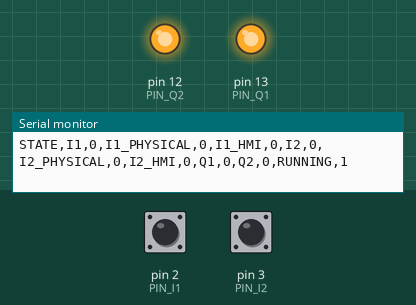
Recording of a sketch running on a simulated Arduino Uno, built with avr-gcc and run on an emulated ATmega328P. On the bench: output pins drawn as LEDs (lit = HIGH), the last lines printed to the serial monitor. Inputs (shaded band) come from the test bench; at power-on: pin 2 (PIN_I1) HIGH, pin 3 (PIN_I2) HIGH.

Above: at 1.2 s.
1.3 s: pin 2 (PIN_I1) pulled LOW for 0.15 s
At 1.38 s:
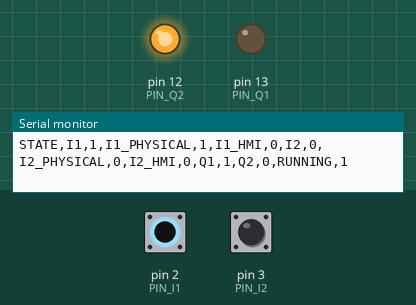
2.9 s: pin 3 (PIN_I2) pulled LOW for 0.15 s
At 2.98 s:
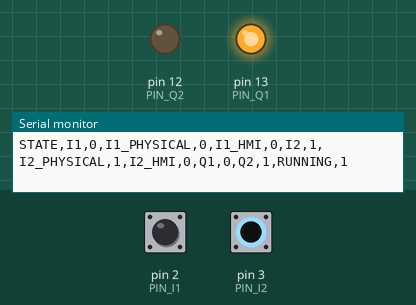
7.5 s: pin 2 (PIN_I1) pulled LOW for 3.2 s
At 7.9 s:
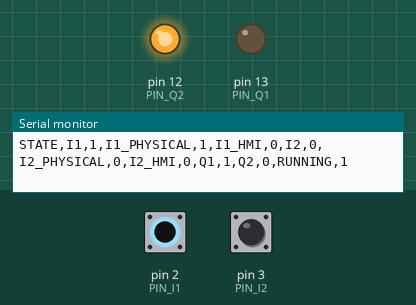
12.2 s: pin 3 (PIN_I2) pulled LOW for 1 s
At 14.4 s:
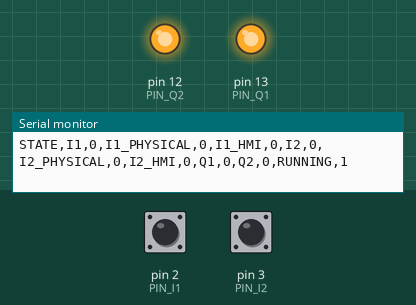
Timing chart, 0 to 15.9 s (numbered marks = the images above; inputs shaded):
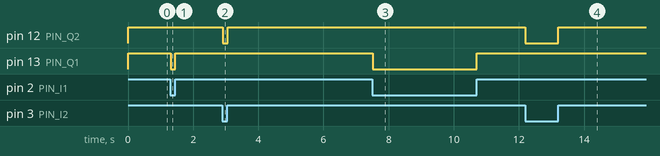

Measured:
- after the input at 1.3 s, pin 13 (PIN_Q1): HIGH → LOW at once, → HIGH 0.15 s later
- after the input at 2.9 s, pin 12 (PIN_Q2): HIGH → LOW at once, → HIGH 0.15 s later
- after the input at 7.5 s, pin 13 (PIN_Q1): HIGH → LOW at once, → HIGH 3.2 s later
- after the input at 12.2 s, pin 12 (PIN_Q2): HIGH → LOW at once, → HIGH 1.0 s later

The sketch:

PRUEBA_ANDROID_I1_Q1_V40.ino
```cpp
#include <Arduino.h>
/*
  SimuPLC Lab - Arduino desde LADDER PRO
  FIX REAL: genera serie/paralelo desde el grafo de cables proWires.
  Serie = && | Paralelo = || | INPUT_PULLUP: cerrado = LOW = logico 1.
*/

const byte PIN_I1 = 2;
const byte PIN_I2 = 3;
const byte PIN_Q1 = 13;
const byte PIN_Q2 = 12;

bool I1 = false;
bool I2 = false;
bool Q1 = false;
bool Q2 = false;


// ===== SIMUPLC HMI READY CODE V17 =====
const uint32_t HMI_BAUD_RATE=115200UL;
const uint32_t HMI_STATE_PERIOD_MS=50UL;
const uint32_t HMI_TIMEOUT_MS=3000UL;
const bool HMI_STOP_ON_TIMEOUT=false;
const bool HMI_START_ON_BOOT=true;
const uint8_t HMI_INPUT_COUNT=2;
const uint8_t HMI_OUTPUT_COUNT=2;
const uint8_t HMI_SAFE_INPUT_COUNT=2;
const uint8_t HMI_SAFE_OUTPUT_COUNT=2;
const char* HMI_INPUT_TAGS[HMI_SAFE_INPUT_COUNT]={"I1", "I2"};
const char* HMI_OUTPUT_TAGS[HMI_SAFE_OUTPUT_COUNT]={"Q1", "Q2"};
bool hmiInputValues[HMI_SAFE_INPUT_COUNT]={false, false};
bool hmiPhysicalValues[HMI_SAFE_INPUT_COUNT]={false};
const uint8_t hmiInputSource[HMI_SAFE_INPUT_COUNT]={2, 2}; // 0 fisica, 1 HMI, 2 OR/cualquiera, 3 AND/ambos obligatorios
// I1: contacto NO -> FISICO O HMI (cualquiera activa)
// I2: contacto NO -> FISICO O HMI (cualquiera activa)
bool hmiControllerRunning=HMI_START_ON_BOOT;
uint32_t hmiLastMessageMs=0,hmiLastStateMs=0;


char hmiRxBuffer[160];
uint16_t hmiRxLength=0;

bool hmiCombineInput(uint8_t ix,bool physicalValue){if(ix>=HMI_INPUT_COUNT)return physicalValue;hmiPhysicalValues[ix]=physicalValue;switch(hmiInputSource[ix]){case 1:return hmiInputValues[ix];case 2:return physicalValue||hmiInputValues[ix];case 3:return physicalValue&&hmiInputValues[ix];default:return physicalValue;}}
int hmiFindInput(const String& tag){for(uint8_t i=0;i<HMI_INPUT_COUNT;i++)if(tag.equalsIgnoreCase(HMI_INPUT_TAGS[i]))return i;return -1;}
void writeOutputs();
bool hmiLogicalInput(uint8_t ix){switch(ix){case 0:return I1;case 1:return I2;default:return false;}}
bool hmiLogicalOutput(uint8_t ox){switch(ox){case 0:return Q1;case 1:return Q2;default:return false;}}
void hmiForceOutputsOff(){Q1=false;Q2=false;writeOutputs();}

void hmiTransportSend(const String& line);
void hmiTransportBegin();
void hmiTransportLoop();
String hmiBuildState(){String s="STATE";for(uint8_t i=0;i<HMI_INPUT_COUNT;i++){s+=',';s+=HMI_INPUT_TAGS[i];s+=',';s+=(hmiLogicalInput(i)?'1':'0');s+=',';s+=HMI_INPUT_TAGS[i];s+="_PHYSICAL,";s+=(hmiPhysicalValues[i]?'1':'0');s+=',';s+=HMI_INPUT_TAGS[i];s+="_HMI,";s+=(hmiInputValues[i]?'1':'0');}for(uint8_t i=0;i<HMI_OUTPUT_COUNT;i++){s+=',';s+=HMI_OUTPUT_TAGS[i];s+=',';s+=(hmiLogicalOutput(i)?'1':'0');}s+=",RUNNING,";s+=(hmiControllerRunning?'1':'0');return s;}
void hmiSendState();
void hmiProcessCommand(String command){command.trim();if(!command.length())return;hmiLastMessageMs=millis();if(command=="PING"){hmiTransportSend("PONG");return;}if(command=="GET_STATE"){hmiSendState();return;}if(command=="RUN,1"||command=="RUN"){hmiControllerRunning=true;hmiSendState();return;}if(command=="STOP"||command=="RUN,0"){hmiControllerRunning=false;hmiForceOutputsOff();hmiSendState();return;}if(command.startsWith("HELLO")){hmiTransportSend("OK,SIMUPLC,READY_CODE_V17,1");hmiSendState();return;}if(command.startsWith("SET,")){int p=command.indexOf(',',4);if(p>4){String tag=command.substring(4,p);int ix=hmiFindInput(tag);if(ix>=0)hmiInputValues[ix]=command.substring(p+1).toInt()!=0;}return;}hmiTransportSend("ERROR,COMANDO_NO_RECONOCIDO");}
void hmiSendState(){hmiTransportSend(hmiBuildState());}

void hmiTransportSend(const String& line){ Serial.println(line); }
void hmiTransportBegin(){ Serial.begin(HMI_BAUD_RATE); }
void hmiTransportLoop(){
  while(Serial.available()>0){
    char c=(char)Serial.read();
    if(c=='\n'){
      hmiRxBuffer[hmiRxLength]='\0';
      if(hmiRxLength) hmiProcessCommand(String(hmiRxBuffer));
      hmiRxLength=0;
    }else if(c!='\r' && hmiRxLength<sizeof(hmiRxBuffer)-1){ hmiRxBuffer[hmiRxLength++]=c; }
  }
}
void hmiBegin(){hmiLastMessageMs=millis();hmiTransportBegin();hmiSendState();}
void hmiLoop(){hmiTransportLoop();if(HMI_STOP_ON_TIMEOUT&&hmiControllerRunning&&(uint32_t)(millis()-hmiLastMessageMs)>HMI_TIMEOUT_MS){hmiControllerRunning=false;hmiForceOutputsOff();}}
void hmiMaybeSendState(){uint32_t now=millis();if((uint32_t)(now-hmiLastStateMs)>=HMI_STATE_PERIOD_MS){hmiLastStateMs=now;hmiSendState();}}
// ===== FIN SIMUPLC HMI READY CODE V17 =====

void setup(){
  pinMode(PIN_I1, INPUT_PULLUP);
  pinMode(PIN_I2, INPUT_PULLUP);
  pinMode(PIN_Q1, OUTPUT);
  pinMode(PIN_Q2, OUTPUT);
  digitalWrite(PIN_Q1, HIGH);
  digitalWrite(PIN_Q2, HIGH);
  hmiBegin();
}

void readInputs(){
  I1 = hmiCombineInput(0, (digitalRead(PIN_I1) == LOW));
  I2 = hmiCombineInput(1, (digitalRead(PIN_I2) == LOW));
}

void plcScan(){
  unsigned long now = millis();
  // Ladder PRO: calculado por grafo real de cables
  Q1 = ((true && I1));
  Q2 = ((true && I2));
}

void writeOutputs(){
  digitalWrite(PIN_Q1, Q1 ? LOW : HIGH);
  digitalWrite(PIN_Q2, Q2 ? LOW : HIGH);
}

void loop(){
  hmiLoop();
  readInputs();
  if(!hmiControllerRunning){hmiForceOutputsOff();hmiMaybeSendState();delay(10);return;}
  plcScan();
  writeOutputs();
  hmiMaybeSendState();
  delay(10);
}
```
